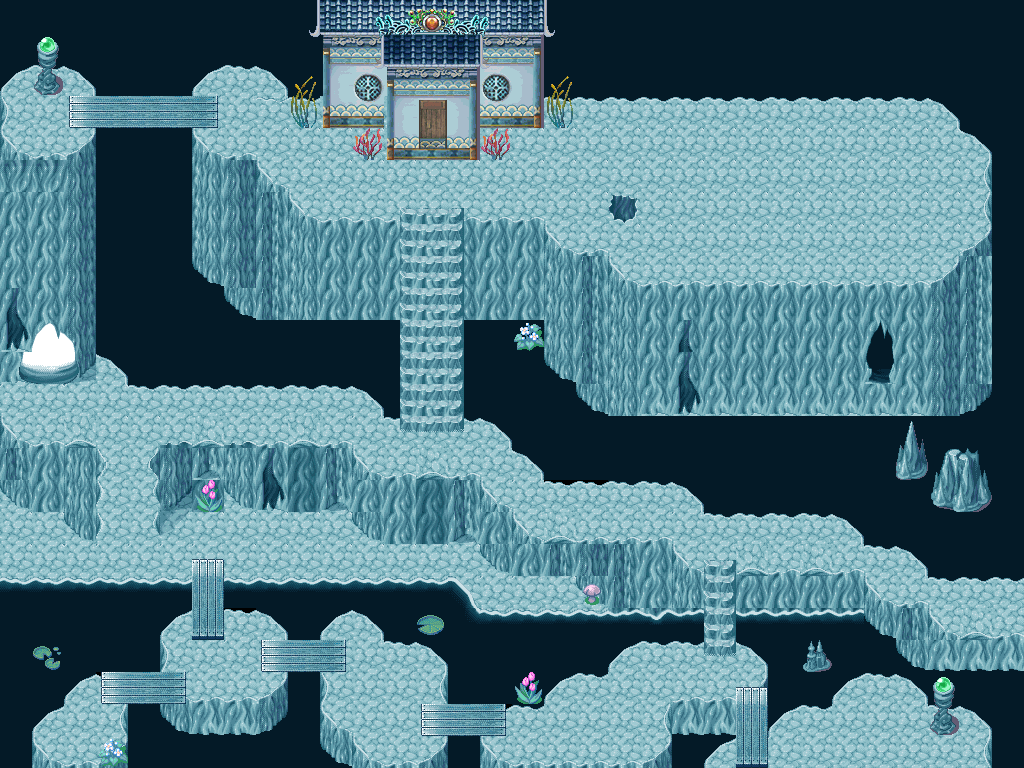

Tiled map render using the project's own tile images. Description and the map definition, with tile-layer contents summarised, below:
An orthogonal 32x24 tile map with 32x32 px tiles, 4 tile layers (floor-1, block-1, floor-2, sky-1) and 77 objects (43x 4, 21x 5, 4x 3007, 3x 3005, 2x 1, ...).

<map version="1.0" orientation="orthogonal" renderorder="right-down" width="32" height="24" tilewidth="32" tileheight="32" nextobjectid="88">
 <tileset firstgid="1" name="tileset" tilewidth="32" tileheight="32">
  <image source="tileset.png" width="1024" height="2048" />
 </tileset>
 <layer name="floor-1" width="32" height="24">
  <data>[768 cells, 649 non-empty, 27 distinct tile ids]</data>
 </layer>
 <layer name="block-1" width="32" height="24">
  <data>[768 cells, 295 non-empty, 55 distinct tile ids]</data>
 </layer>
 <layer name="floor-2" width="32" height="24">
  <data>[768 cells, 518 non-empty, 76 distinct tile ids]</data>
 </layer>
 <layer name="sky-1" width="32" height="24">
  <data>[768 cells, 21 non-empty, 17 distinct tile ids]</data>
 </layer>
 <objectgroup name="object" visible="0">
  <object id="1" name="bornPoint" type="2" x="32" y="384" width="32" height="32">
   <ellipse />
  </object>
  <object id="2" name="transfer" type="1" x="416" y="134" width="32" height="32">
   <properties>
    <property name="direction" value="0" />
   </properties>
  </object>
  <object id="3" name="3000" type="5" x="96" y="352" width="96" height="96">
   <properties>
    <property name="rangeID" value="" />
   </properties>
   <ellipse />
  </object>
  <object id="4" name="3002" type="5" x="64" y="384" width="96" height="96">
   <properties>
    <property name="rangeID" value="" />
   </properties>
   <ellipse />
  </object>
  <object id="5" name="3004" type="5" x="128" y="480" width="96" height="96">
   <properties>
    <property name="rangeID" value="2" />
   </properties>
   <ellipse />
  </object>
  <object id="6" name="3003" type="5" x="128" y="384" width="96" height="96">
   <properties>
    <property name="rangeID" value="" />
   </properties>
   <ellipse />
  </object>
  <object id="7" name="3009" type="5" x="352" y="224" width="160" height="160">
   <properties>
    <property name="rangeID" value="16" />
   </properties>
   <ellipse />
  </object>
  <object id="8" name="3008" type="5" x="352" y="256" width="160" height="160">
   <properties>
    <property name="rangeID" value="" />
   </properties>
   <ellipse />
  </object>
  <object id="9" name="3004" type="5" x="0" y="480" width="96" height="96">
   <properties>
    <property name="rangeID" value="1" />
   </properties>
   <ellipse />
  </object>
  <object id="10" name="3005" x="256" y="480" width="96" height="96">
   <properties>
    <property name="rangeID" value="4" />
   </properties>
   <ellipse />
  </object>
  <object id="12" name="3005" x="320" y="480" width="96" height="96">
   <properties>
    <property name="rangeID" value="5" />
   </properties>
   <ellipse />
  </object>
  <object id="13" name="3005" type="5" x="160" y="608" width="96" height="96">
   <properties>
    <property name="rangeID" value="6" />
   </properties>
   <ellipse />
  </object>
  <object id="14" name="3005" type="5" x="192" y="608" width="96" height="96">
   <properties>
    <property name="rangeID" value="7" />
   </properties>
   <ellipse />
  </object>
  <object id="15" name="3007" type="5" x="32" y="672" width="96" height="96">
   <properties>
    <property name="rangeID" value="12" />
   </properties>
   <ellipse />
  </object>
  <object id="16" name="3006" type="5" x="320" y="608" width="128" height="128">
   <properties>
    <property name="rangeID" value="" />
   </properties>
   <ellipse />
  </object>
  <object id="17" name="3006" type="5" x="320" y="640" width="128" height="128">
   <properties>
    <property name="rangeID" value="8" />
   </properties>
   <ellipse />
  </object>
  <object id="18" name="3006" type="5" x="480" y="704" width="64" height="64">
   <properties>
    <property name="rangeID" value="9" />
   </properties>
   <ellipse />
  </object>
  <object id="20" name="3007" type="5" x="512" y="640" width="128" height="128">
   <properties>
    <property name="rangeID" value="10" />
   </properties>
   <ellipse />
  </object>
  <object id="21" name="3009" type="5" x="608" y="640" width="96" height="96">
   <properties>
    <property name="rangeID" value="11" />
   </properties>
   <ellipse />
  </object>
  <object id="22" name="3005" type="5" x="704" y="640" width="64" height="64">
   <properties>
    <property name="rangeID" value="" />
   </properties>
   <ellipse />
  </object>
  <object id="27" name="3007" x="608" y="448" width="96" height="96">
   <properties>
    <property name="rangeID" value="" />
   </properties>
   <ellipse />
  </object>
  <object id="28" name="3007" x="640" y="480" width="96" height="96">
   <properties>
    <property name="rangeID" value="" />
   </properties>
   <ellipse />
  </object>
  <object id="29" name="3006" x="672" y="512" width="64" height="64">
   <properties>
    <property name="rangeID" value="" />
   </properties>
   <ellipse />
  </object>
  <object id="30" name="3006" x="704" y="512" width="64" height="64">
   <properties>
    <property name="rangeID" value="" />
   </properties>
   <ellipse />
  </object>
  <object id="31" name="3008" type="5" x="448" y="416" width="128" height="128">
   <properties>
    <property name="rangeID" value="13" />
   </properties>
   <ellipse />
  </object>
  <object id="32" name="3008" type="5" x="512" y="448" width="128" height="128">
   <properties>
    <property name="rangeID" value="" />
   </properties>
   <ellipse />
  </object>
  <object id="33" name="3010" type="5" x="512" y="96" width="160" height="160">
   <properties>
    <property name="rangeID" value="" />
   </properties>
   <ellipse />
  </object>
  <object id="34" name="1001" type="4" x="0" y="416" width="32" height="32">
   <properties>
    <property name="rangeID" value="" />
   </properties>
  </object>
  <object id="36" name="1007" type="4" x="128" y="544" width="32" height="32">
   <properties>
    <property name="rangeID" value="2" />
   </properties>
  </object>
  <object id="37" name="1011" type="4" x="288" y="425" width="32" height="32">
   <properties>
    <property name="rangeID" value="3" />
   </properties>
  </object>
  <object id="38" name="1012" type="4" x="644" y="736" width="32" height="32">
   <properties>
    <property name="rangeID" value="10" />
   </properties>
  </object>
  <object id="39" name="1014" type="4" x="352" y="425" width="32" height="32">
   <properties>
    <property name="rangeID" value="3" />
   </properties>
  </object>
  <object id="40" name="1017" type="4" x="0" y="512" width="32" height="32">
   <properties>
    <property name="rangeID" value="1" />
   </properties>
  </object>
  <object id="41" name="3005" x="288" y="352" width="96" height="96">
   <properties>
    <property name="rangeID" value="3" />
   </properties>
   <ellipse />
  </object>
  <object id="42" name="1011" type="4" x="320" y="559" width="32" height="32">
   <properties>
    <property name="rangeID" value="4" />
   </properties>
  </object>
  <object id="43" name="1011" type="4" x="365" y="559" width="32" height="32">
   <properties>
    <property name="rangeID" value="5" />
   </properties>
  </object>
  <object id="44" name="1011" type="4" x="384" y="559" width="32" height="32">
   <properties>
    <property name="rangeID" value="5" />
   </properties>
  </object>
  <object id="45" name="1001" type="4" x="197" y="672" width="32" height="32">
   <properties>
    <property name="rangeID" value="6" />
   </properties>
  </object>
  <object id="46" name="1011" type="4" x="224" y="672" width="32" height="32">
   <properties>
    <property name="rangeID" value="7" />
   </properties>
  </object>
  <object id="47" name="1007" type="4" x="416" y="736" width="32" height="32">
   <properties>
    <property name="rangeID" value="8" />
   </properties>
  </object>
  <object id="48" name="1004" type="4" x="320" y="425" width="32" height="32">
   <properties>
    <property name="rangeID" value="3" />
   </properties>
  </object>
  </objectgroup>
</map>
<!-- 36 of 77 objects omitted -->